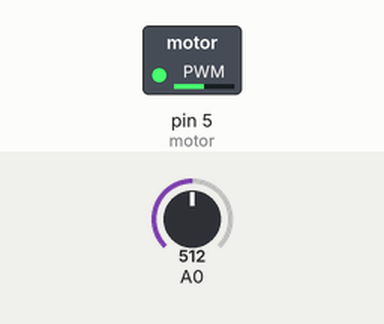
Bench run of a sketch on a simulated Arduino Uno, built with avr-gcc and run on an emulated ATmega328P. Shown: switched loads named in the sketch (green lamp = pin HIGH). Inputs (shaded band) come from the test bench; at power-on: A0 = 512.

Above: at 1.2 s.
1.3 s: A0 set to 716
At 1.7 s:
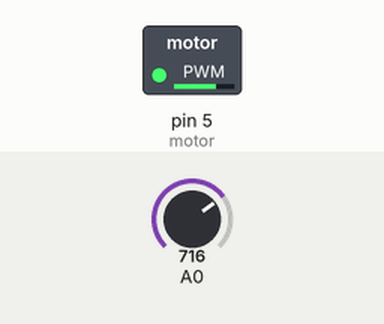
2.8 s: A0 set to 900
At 4.0 s:
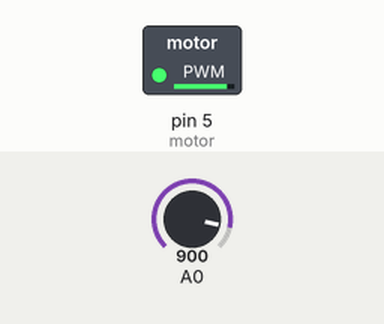
4.3 s: A0 set to 122
At 5.2 s:
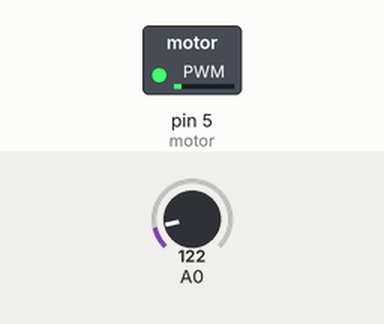
5.8 s: A0 set to 0
At 6.3 s:
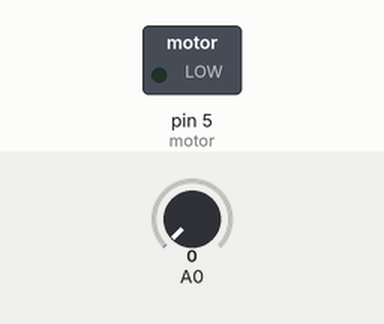
7.3 s: A0 set to 511
At 8.7 s:
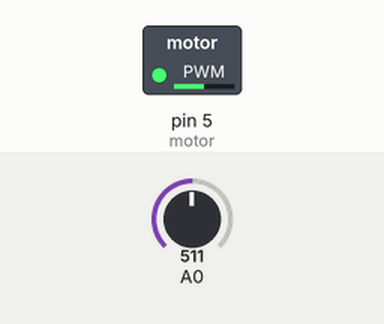
Timing chart, 0 to 9.8 s (numbered marks = the images above; inputs shaded):
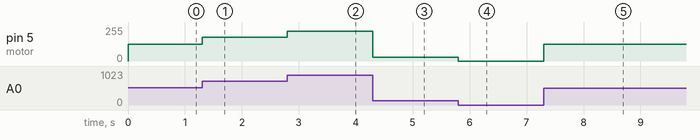

The sketch:

TP_7_-_fotoresistor.ino
```cpp
//la forma de conectarlo es una division de tensión.
//la resistencia utilizada es de 100 ohm
//la luz incide en la fotoresistencia, la caida de tension en el cable es 5* resistencia del circuito.
//los pines analogicos se toman por default como input.


int motor = 5;
int foto = 0;

void setup(){
  pinMode(motor, OUTPUT);
}

void loop(){
  foto = analogRead(A0);
  analogWrite(motor,map(foto, 0, 1023, 0, 255) );
}
```

Measured:
- after the input at 1.3 s, pin 5 (motor): 127/255 → 178/255 at once
- after the input at 2.8 s, pin 5 (motor): 178/255 → 224/255 at once
- after the input at 4.3 s, pin 5 (motor): 224/255 → 30/255 at once
- after the input at 5.8 s, pin 5 (motor): 30/255 → 0/255 at once
- after the input at 7.3 s, pin 5 (motor): 0/255 → 127/255 at once
